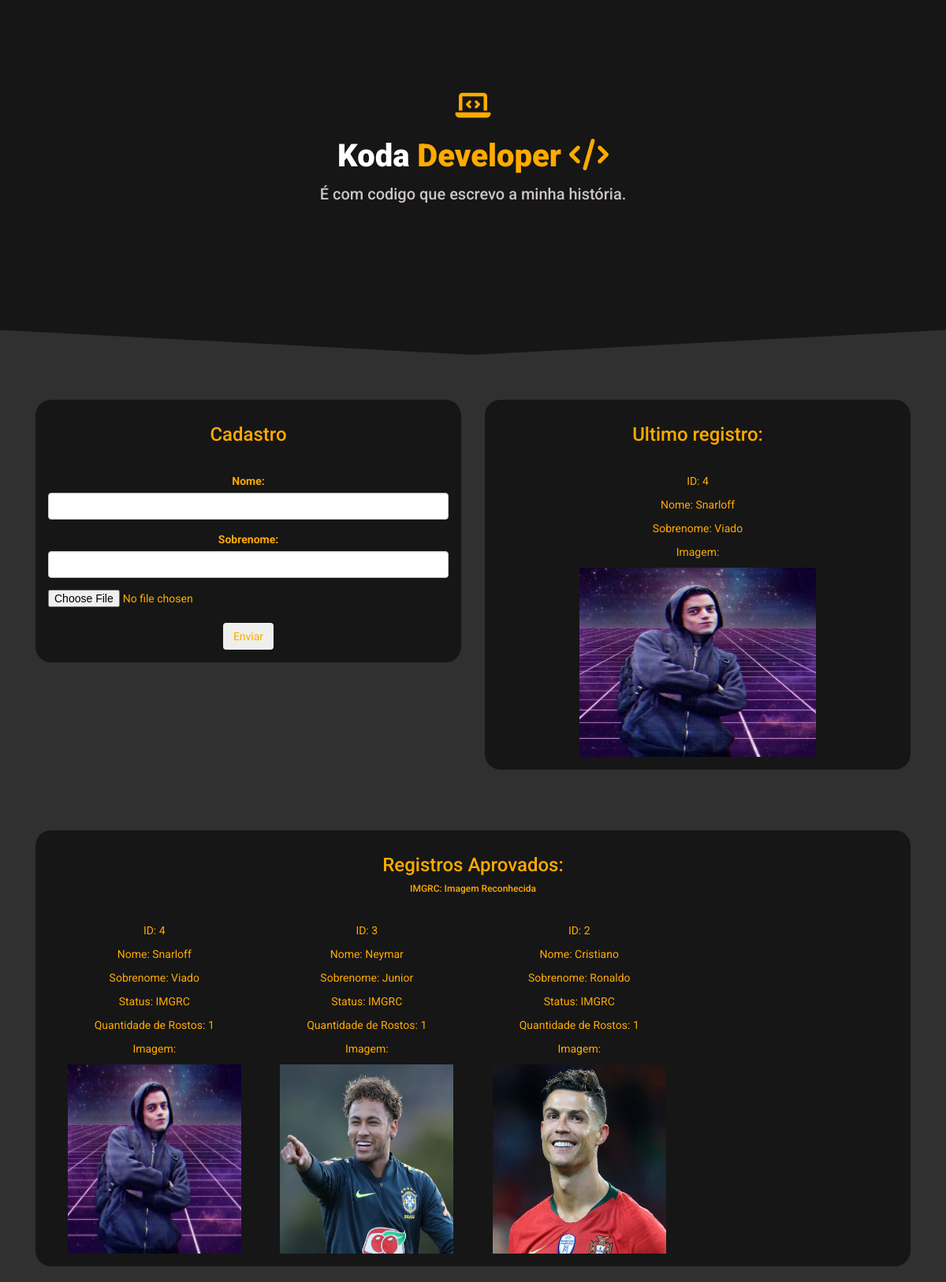
The page / on the database its author committed.
### tables this page shows
CREATE TABLE `reconhecimento` (
  `id` int(11) NOT NULL,
  `nome` varchar(255) NOT NULL,
  `sobrenome` varchar(255) NOT NULL,
  `imagem` longblob NOT NULL,
  `nome_img` varchar(255) NOT NULL,
  `tamanho` varchar(255) NOT NULL,
  `tipo` varchar(255) NOT NULL,
  `status` varchar(255) NOT NULL,
  `qt_rosto` varchar(255) NOT NULL
);

### Web/index.php (the view, shortened to what this page needs)
<?php
include 'bd/conn.php';
  $consult = "SELECT * FROM reconhecimento ORDER BY id DESC ";
  $consult_second = "SELECT * FROM reconhecimento WHERE status = 'IMGRC' ORDER BY id DESC ";
  $reconhecimento = mysqli_query($conecta,$consult);
  $reconhecimento_second = mysqli_query($conecta,$consult_second);
  $row = $reconhecimento -> fetch_assoc();
?>
<!DOCTYPE html>
<html>
<head>
  <link rel="stylesheet" type="text/css" href="css/bootstrap.min.css">
  <link rel="stylesheet" href="fonts/font-awesome.min.css">
  <link rel="stylesheet" type="text/css" href="css/style.css">
</head>
<body>
<main class="main">
  <section class="main-section container">
      <div class="text-center">
        <h1 style="color:#ffaa00 "><i class="fas fa-laptop-code"></i></h1>
        <h1 class="tittle-main-section">Koda <span style="color: #ffaa00">Developer <i class="fas fa-code"></i></span></h1>
        <h4 class="desc-main-section">É com codigo que escrevo a minha história.</h4>
      </div>
  </section>
</main>
<section class="container">
  <div class="col-md-6" style="padding-top: 5%;">
    <div class="panel panel-color">
      <div class="panel-heading text-center">
        <h3>Cadastro</h3>
      </div>
      <div class="panel-body text-center">
           <form action="index.php" method="post" enctype="multipart/form-data">
              <div class="form-group">
                <label for="name">Nome:</label>
                <input type="text" class="form-control" id="name" name="name">
            </div>
            <div class="form-group">
              <label for="sobrenome">Sobrenome:</label>
              <input type="text" class="form-control" id="sobrenome" name="sobrenome">
            </div>
            <div class="file-input">
              <div><input class="input-custom" name="imagem" type="file"/></div>
            </div>
            <br>
            <button class="btn btn-custom" type="submit">Enviar</button>
           </form>
      </div>
    </div>
  </div>
   <div class="col-md-6" style="padding-top: 5%;">
    <div class="panel panel-color">
      <div class="panel-heading text-center">
        <h3>Ultimo registro:</h3>
      </div>
      <div class="panel-body text-center">
          <p>ID: <?php echo $row['id']; ?></p>
          <p>Nome: <?php echo $row['nome']; ?></p>
          <p>Sobrenome: <?php echo $row['sobrenome']; ?></p>
          <p class="text-center">
            Imagem:
          </p>
           <center>
             <img width="300" height="240" src="img/<?php echo $row['nome_img']; ?>">
           </center>
      </div>
    </div>
  </div>
     <div class="col-md-12" style="padding-top: 5%;">
    <div class="panel panel-color">
      <div class="panel-heading text-center">
        <h3>Registros Aprovados:</h3>
        <h6>IMGRC: Imagem Reconhecida</h6>
      </div>
      <div class="panel-body text-center">
         <?php while ($registro = mysqli_fetch_assoc($reconhecimento_second)) {
         ?>
        <div class="col-md-3">
          <p>ID: <?php echo $registro['id']; ?></p>
          <p>Nome: <?php echo $registro['nome']; ?></p>
          <p>Sobrenome: <?php echo $registro['sobrenome']; ?></p>
          <p>Status: <?php echo $registro['status']; ?></p>
          <p>Quantidade de Rostos: <?php echo $registro['qt_rosto']; ?></p>
          <p class="text-center">
            Imagem:
          </p>
             <img width="220" height="240" src="img/<?php echo $registro['nome_img']; ?>">
        </div>
<?php } ?>
      </div>
    </div>
  </div>
</section>
</body>
</html>

### Web/css/style.css (style rules this page uses)
body { font-family: 'Roboto', sans-serif; background-color: #303030; }
.main { background-color: #161616; height: 450px; clip-path: polygon(50% 0%, 100% 0, 100% 93%, 50% 100%, 0 93%, 0 0); }
.main-section { padding-top: 8%; }
.tittle-main-section { font-size: 40px; color: white; font-weight: 900; }
.desc-main-section { color: #cbc4cb; font-size: 20px; line-height: 1.6 }
.panel-color { background-color: #161616; color: #ffaa00; border-radius: 20px; }

### rows shown on the page
reconhecimento: id "4", nome "Snarloff", sobrenome "Viado", nome_img (picture), status "IMGRC", qt_rosto "1"
reconhecimento: id "3", nome "Neymar", sobrenome "Junior", status "IMGRC", qt_rosto "1", nome_img (picture)
reconhecimento: id "2", nome "Cristiano", sobrenome "Ronaldo", status "IMGRC", qt_rosto "1", nome_img (picture)
